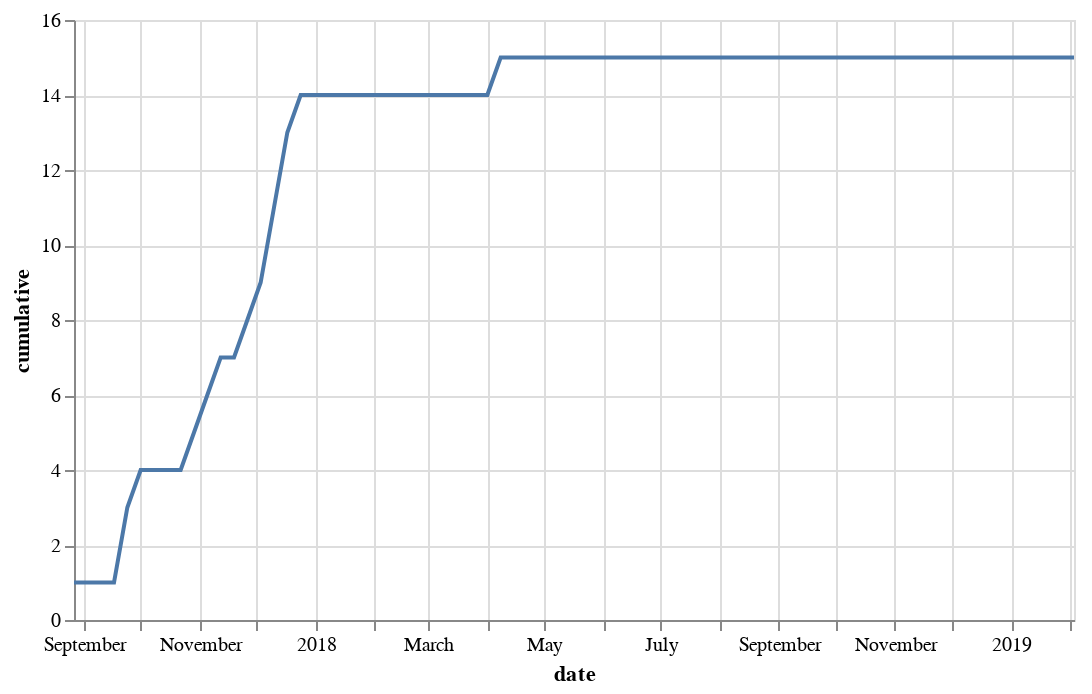

Notebook code cell kept with this figure:
### Code cell
line = alt.Chart(data=unique.reset_index(), width=500).mark_line().encode(x='date', y='cumulative')
line

### Figure 1 — Vega-Lite specification as saved in the notebook (floating-point values rounded to 4 significant figures)
{"$schema": "https://vega.github.io/schema/vega-lite/v2.6.0.json", "config": {"view": {"height": 300, "width": 400}}, "data": {"name": "data-477f0ebf8f445413007425b855b92001"}, "datasets": {"data-477f0ebf8f445413007425b855b92001": [{"cumulative": 1, "date": "2017-08-27T00:00:00", "new_contributors": 1, "user": ["choldgraf"]}, {"cumulative": 1, "date": "2017-09-10T00:00:00", "new_contributors": 0, "user": ["choldgraf"]}, {"cumulative": 1, "date": "2017-09-17T00:00:00", "new_contributors": 0, "user": ["choldgraf"]}, {"cumulative": 3, "date": "2017-09-24T00:00:00", "new_contributors": 2, "user": ["choldgraf", "minrk", "willingc"]}, {"cumulative": 4, "date": "2017-10-01T00:00:00", "new_contributors": 1, "user": ["minrk", "yuvipanda"]}, {"cumulative": 4, "date": "2017-10-08T00:00:00", "new_contributors": 0, "user": ["choldgraf", "willingc", "yuvipanda"]}, {"cumulative": 4, "date": "2017-10-15T00:00:00", "new_contributors": 0, "user": ["choldgraf", "minrk", "willingc", "yuvipanda"]}, {"cumulative": 4, "date": "2017-10-22T00:00:00", "new_contributors": 0, "user": ["yuvipanda"]}, {"cumulative": 5, "date": "2017-10-29T00:00:00", "new_contributors": 1, "user": ["Carreau", "choldgraf", "willingc", "yuvipanda"]}, {"cumulative": 6, "date": "2017-11-05T00:00:00", "new_contributors": 1, "user": ["ellisonbg"]}, {"cumulative": 7, "date": "2017-11-12T00:00:00", "new_contributors": 1, "user": ["betatim", "choldgraf"]}, {"cumulative": 7, "date": "2017-11-19T00:00:00", "new_contributors": 0, "user": ["Carreau", "betatim", "choldgraf"]}, {"cumulative": 8, "date": "2017-11-26T00:00:00", "new_contributors": 1, "user": ["Carreau", "betatim", "choldgraf", "ellisonbg", "takluyver", "willingc", "yuvipanda"]}, {"cumulative": 9, "date": "2017-12-03T00:00:00", "new_contributors": 1, "user": ["Carreau", "betatim", "choldgraf", "ellisonbg", "minrk", "npscience", "willingc", "yuvipanda"]}, {"cumulative": 11, "date": "2017-12-10T00:00:00", "new_contributors": 2, "user": ["Carreau", "betatim", "choldgraf", "ctb", "ellisonbg", "mpacer", "npscience", "takluyver", "willingc", "yuvipanda"]}, {"cumulative": 13, "date": "2017-12-17T00:00:00", "new_contributors": 2, "user": ["Carreau", "betatim", "choldgraf", "ellisonbg", "jzf2101", "mdeff", "minrk", "willingc"]}, {"cumulative": 14, "date": "2017-12-24T00:00:00", "new_contributors": 1, "user": ["betatim", "choldgraf", "minrk", "npscience", "psychemedia"]}, {"cumulative": 14, "date": "2017-12-31T00:00:00", "new_contributors": 0, "user": ["betatim", "choldgraf", "jzf2101"]}, {"cumulative": 14, "date": "2018-01-07T00:00:00", "new_contributors": 0, "user": ["Carreau", "choldgraf", "minrk"]}, {"cumulative": 14, "date": "2018-01-14T00:00:00", "new_contributors": 0, "user": ["betatim", "choldgraf"]}, {"cumulative": 14, "date": "2018-01-21T00:00:00", "new_contributors": 0, "user": ["betatim"]}, {"cumulative": 14, "date": "2018-01-28T00:00:00", "new_contributors": 0, "user": ["choldgraf", "yuvipanda"]}, {"cumulative": 14, "date": "2018-02-04T00:00:00", "new_contributors": 0, "user": ["choldgraf", "willingc"]}, {"cumulative": 14, "date": "2018-02-11T00:00:00", "new_contributors": 0, "user": ["betatim", "choldgraf", "minrk", "yuvipanda"]}, {"cumulative": 14, "date": "2018-02-18T00:00:00", "new_contributors": 0, "user": ["betatim", "choldgraf", "yuvipanda"]}, {"cumulative": 14, "date": "2018-02-25T00:00:00", "new_contributors": 0, "user": ["betatim", "choldgraf", "willingc"]}, {"cumulative": 14, "date": "2018-03-04T00:00:00", "new_contributors": 0, "user": ["betatim", "choldgraf", "minrk", "willingc"]}, {"cumulative": 14, "date": "2018-03-18T00:00:00", "new_contributors": 0, "user": ["betatim", "choldgraf", "willingc", "yuvipanda"]}, {"cumulative": 14, "date": "2018-03-25T00:00:00", "new_contributors": 0, "user": ["betatim", "choldgraf", "jzf2101", "willingc", "yuvipanda"]}, {"cumulative": 14, "date": "2018-04-01T00:00:00", "new_contributors": 0, "user": ["betatim", "choldgraf"]}, {"cumulative": 15, "date": "2018-04-08T00:00:00", "new_contributors": 1, "user": ["betatim", "vaibhavsagar", "yuvipanda"]}, {"cumulative": 15, "date": "2018-04-15T00:00:00", "new_contributors": 0, "user": ["betatim"]}, {"cumulative": 15, "date": "2018-04-22T00:00:00", "new_contributors": 0, "user": ["vaibhavsagar"]}, {"cumulative": 15, "date": "2018-04-29T00:00:00", "new_contributors": 0, "user": ["betatim", "choldgraf", "jzf2101", "vaibhavsagar", "willingc", "yuvipanda"]}, {"cumulative": 15, "date": "2018-05-06T00:00:00", "new_contributors": 0, "user": ["betatim", "choldgraf", "vaibhavsagar"]}, {"cumulative": 15, "date": "2018-05-13T00:00:00", "new_contributors": 0, "user": ["choldgraf"]}, {"cumulative": 15, "date": "2018-05-20T00:00:00", "new_contributors": 0, "user": ["betatim", "choldgraf"]}, {"cumulative": 15, "date": "2018-05-27T00:00:00", "new_contributors": 0, "user": ["minrk"]}, {"cumulative": 15, "date": "2018-06-03T00:00:00", "new_contributors": 0, "user": ["betatim", "choldgraf", "jzf2101", "willingc"]}, {"cumulative": 15, "date": "2018-06-10T00:00:00", "new_contributors": 0, "user": ["betatim", "choldgraf"]}, {"cumulative": 15, "date": "2018-06-17T00:00:00", "new_contributors": 0, "user": ["betatim", "choldgraf", "minrk", "willingc"]}, {"cumulative": 15, "date": "2018-06-24T00:00:00", "new_contributors": 0, "user": ["betatim", "jzf2101"]}, {"cumulative": 15, "date": "2018-07-22T00:00:00", "new_contributors": 0, "user": ["betatim"]}, {"cumulative": 15, "date": "2018-07-29T00:00:00", "new_contributors": 0, "user": ["betatim"]}, {"cumulative": 15, "date": "2018-08-26T00:00:00", "new_contributors": 0, "user": ["betatim", "choldgraf"]}, {"cumulative": 15, "date": "2018-09-09T00:00:00", "new_contributors": 0, "user": ["betatim"]}, {"cumulative": 15, "date": "2018-09-23T00:00:00", "new_contributors": 0, "user": ["betatim", "choldgraf", "jzf2101"]}, {"cumulative": 15, "date": "2018-09-30T00:00:00", "new_contributors": 0, "user": ["betatim", "choldgraf", "jzf2101"]}, {"cumulative": 15, "date": "2018-10-07T00:00:00", "new_contributors": 0, "user": ["choldgraf", "jzf2101"]}, {"cumulative": 15, "date": "2018-10-14T00:00:00", "new_contributors": 0, "user": ["betatim", "choldgraf", "willingc"]}, {"cumulative": 15, "date": "2018-10-21T00:00:00", "new_contributors": 0, "user": ["betatim", "choldgraf", "jzf2101", "minrk"]}, {"cumulative": 15, "date": "2018-11-11T00:00:00", "new_contributors": 0, "user": ["betatim", "choldgraf"]}, {"cumulative": 15, "date": "2018-11-18T00:00:00", "new_contributors": 0, "user": ["betatim", "choldgraf"]}, {"cumulative": 15, "date": "2018-11-25T00:00:00", "new_contributors": 0, "user": ["betatim", "choldgraf"]}, {"cumulative": 15, "date": "2018-12-02T00:00:00", "new_contributors": 0, "user": ["betatim", "choldgraf"]}, {"cumulative": 15, "date": "2018-12-30T00:00:00", "new_contributors": 0, "user": ["betatim", "choldgraf", "yuvipanda"]}, {"cumulative": 15, "date": "2019-01-20T00:00:00", "new_contributors": 0, "user": ["betatim"]}, {"cumulative": 15, "date": "2019-02-03T00:00:00", "new_contributors": 0, "user": ["betatim", "choldgraf", "yuvipanda"]}]}, "encoding": {"x": {"field": "date", "type": "temporal"}, "y": {"field": "cumulative", "type": "quantitative"}}, "mark": "line", "width": 500}
